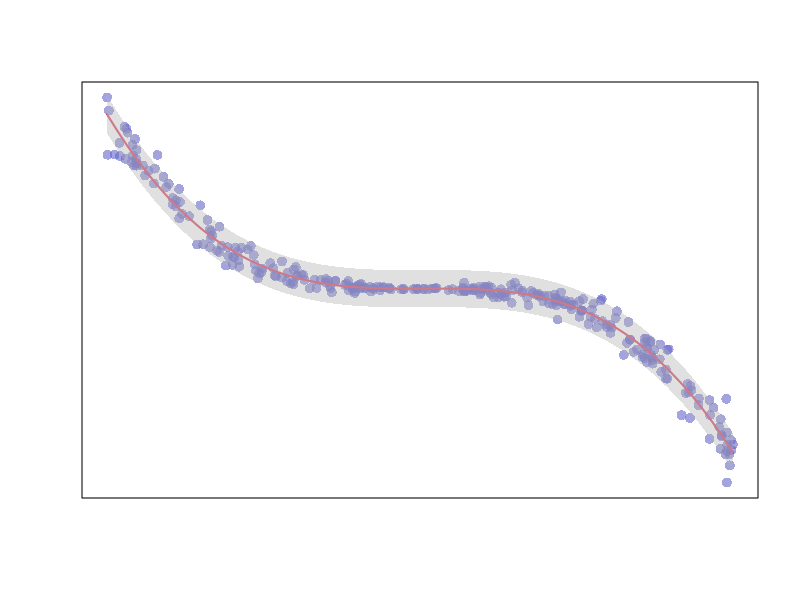
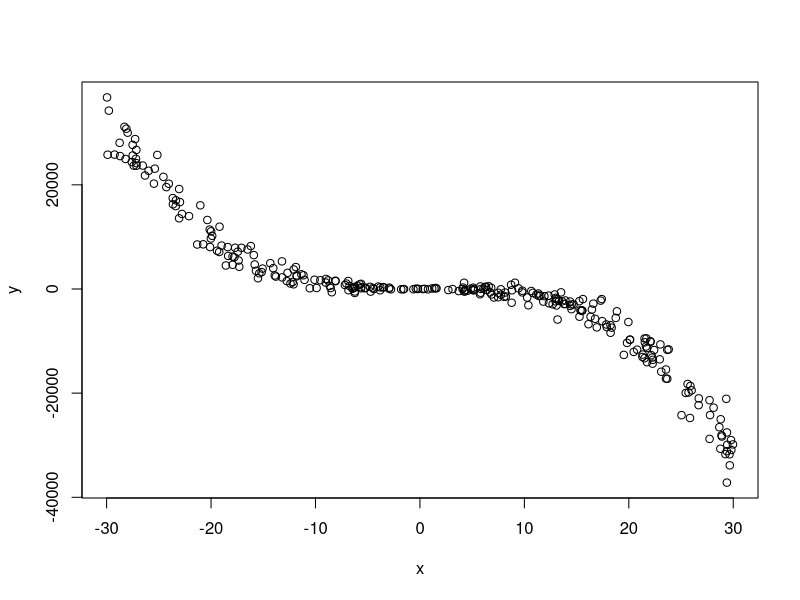

Source code (R) for these figures, in order:
# We create 2 vectors x and y. It is a polynomial function.
x <- runif(300, min=-30, max=30) 
y <- -1.2*x^3 + 1.1 * x^2 - x + 10 + rnorm(length(x),0,100*abs(x)) 

# Basic plot of x and y :
plot(x,y,col=rgb(0.4,0.4,0.8,0.6), pch=16 , cex=1.3 , xlab="" , ylab="", xaxt = "n", yaxt = "n") 

# Can we find a polynome that fit this function ?
model <- lm(y ~ x + I(x^2) + I(x^3))

# I can get the features of this model :
#summary(model)
#model$coefficients
#summary(model)$adj.r.squared

#For each value of x, I can get the value of y estimated by the model, and the confidence interval around this value.
myPredict <- predict( model , interval="predict" )

#Finally, I can add it to the plot using the line and the polygon function with transparency.
ix <- sort(x,index.return=T)$ix
lines(x[ix], myPredict[ix , 1], col=2, lwd=2 )
polygon(c(rev(x[ix]), x[ix]), c(rev(myPredict[ ix,3]), myPredict[ ix,2]), col = rgb(0.7,0.7,0.7,0.4) , border = NA)

plot(x,y) 